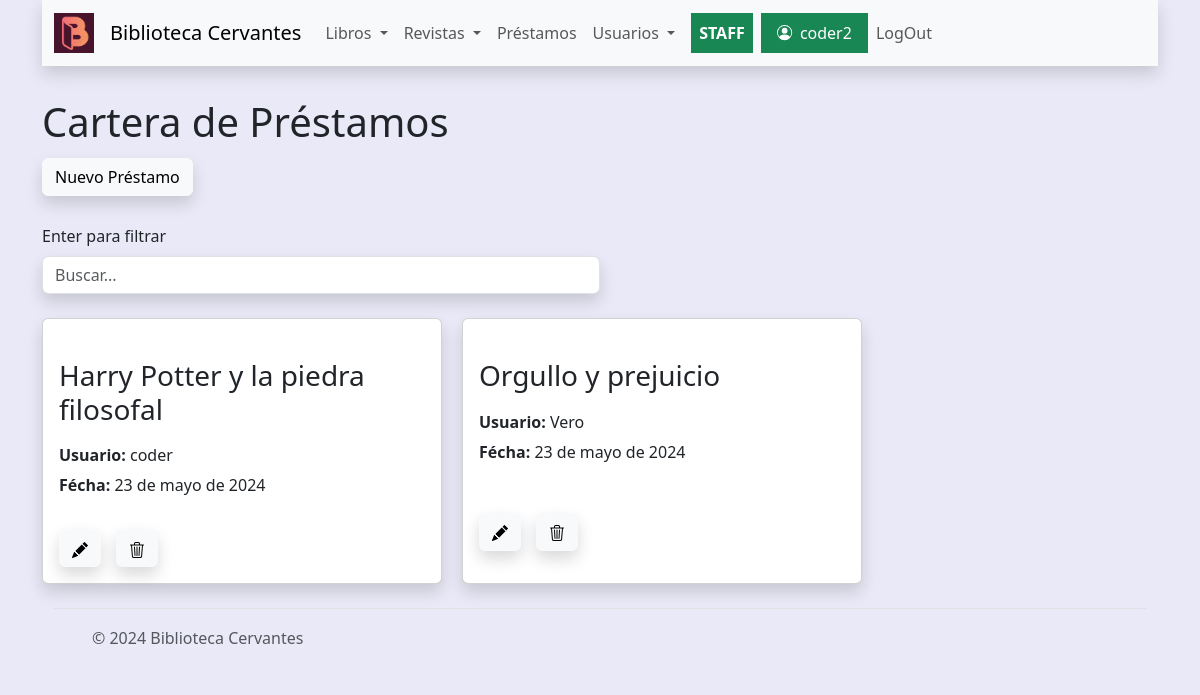
The app's page /prestamos/listarprestamos (signed in), older data.
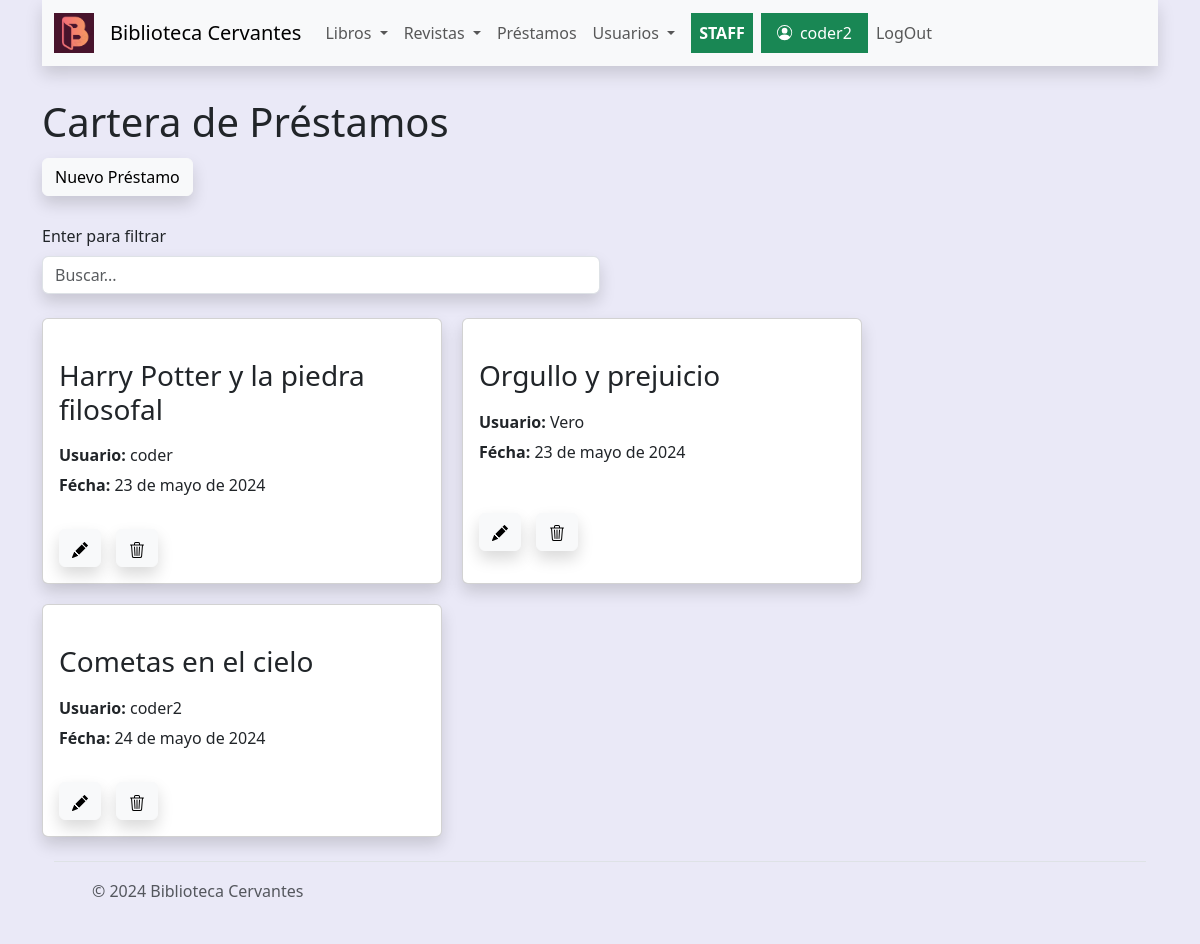
The same page, newer data.
### prestamos/models.py (models this page shows, shortened)
class Prestamo(models.Model):
    fechaAlta=models.DateField(auto_now=True)
    usuario=models.ForeignKey(User, on_delete=models.CASCADE, null=True, blank=True)
    libro=models.ForeignKey(Libro, on_delete=models.DO_NOTHING, null=True, blank=True)

### libros/models.py (models this page shows)
class Libro(models.Model):
    titulo=models.CharField(max_length=150)
    autor=models.ForeignKey(Autor, on_delete=models.SET_NULL, null=True, blank=True)
    editorial=models.CharField(null=True, blank=True, max_length=150)
    genero=models.ForeignKey(Genero, on_delete=models.SET_NULL, null=True, blank=True)
    isbn=models.CharField(null=True, blank=True, max_length=50)
    anio=models.IntegerField(default=0, blank=True,null=True)
    idioma=models.CharField(max_length=150, null=True, blank=True)
    modificacion=models.DateTimeField(null=True, blank=True, default=timezone.now, editable=False, verbose_name="fecha de modificacion")
    paginas=models.IntegerField(default=0)
    nota=models.TextField(null=True, blank=True)
    stock=models.IntegerField(default=0)
    existencia=models.IntegerField(default=0)
    class Meta:
        ordering = ("-modificacion",)
    def __str__(self) -> str:
        return self.titulo

### prestamos/views.py (the view)
# urls.py: path('listarprestamos',views.listarprestamos, name='listarprestamos'),
@login_required
def listarprestamos(request):
    consulta=request.GET.get("consulta", None)
    if consulta:
        query = models.Prestamo.objects.filter(nombre__icontains=consulta)
    else:
        query=models.Prestamo.objects.all()
    context={'prestamos': query}
    return render(request, 'prestamos/listarprestamos.html', context)

### prestamos/templates/prestamos/listarprestamos.html (shortened to what this page needs)
{% extends 'core/base.html' %}
{% block title %}
    <h1>Cartera de Préstamos</h1>
{% endblock title %}
{% block content %}
<div style="display: flex;gap: 15px;" class="py-1 ">
    <div class="">
        <a class="btn btn-light shadow" href='{% url 'prestamos:crearprestamo' %}'>Nuevo Préstamo</a>
    </div>
</div>
<div style="max-width: 50%;">
    <div class="py-lg-4">
        <form action="{% url 'prestamos:listarprestamos' %}" method="get">
            <label class="form-label">Enter para filtrar</label>
            <input class="form-control shadow " type="text" name="consulta" placeholder="Buscar...">
        </form>
    </div>
</div>
<div style="display: flex; flex-wrap: wrap; gap: 20px;">
    {% for prestamo in prestamos  %}
        <div class="card shadow" style="width: 25rem;">
            <div class="card-body">
                <h3 class="card-title my-4 ">{{prestamo.libro}}</h5>
                <h6 class="card-subtitle mb-2"><strong>Usuario: </strong>{{prestamo.usuario}}</h6>
                <p class="card-text"><strong>Fécha: </strong> {{prestamo.fechaAlta}}</p>
            </div>
            <div class="card-body" style="display: flex;gap: 15px;" class="py-3 ">
                <div class="">
                    <a class="btn btn-light shadow" href='#' >
                    </a>
                </div>
                <div class="">
                    <a class="btn btn-light shadow" href='#'>
                    </a>
                </div>
            </div>
        </div>
    {% endfor %}
</div>
{% endblock content %}

Row changes from the older to the newer data that the page shows:
added Prestamo: libro "Cometas en el cielo", usuario "coder2", fechaAlta "24 de mayo de 2024"
